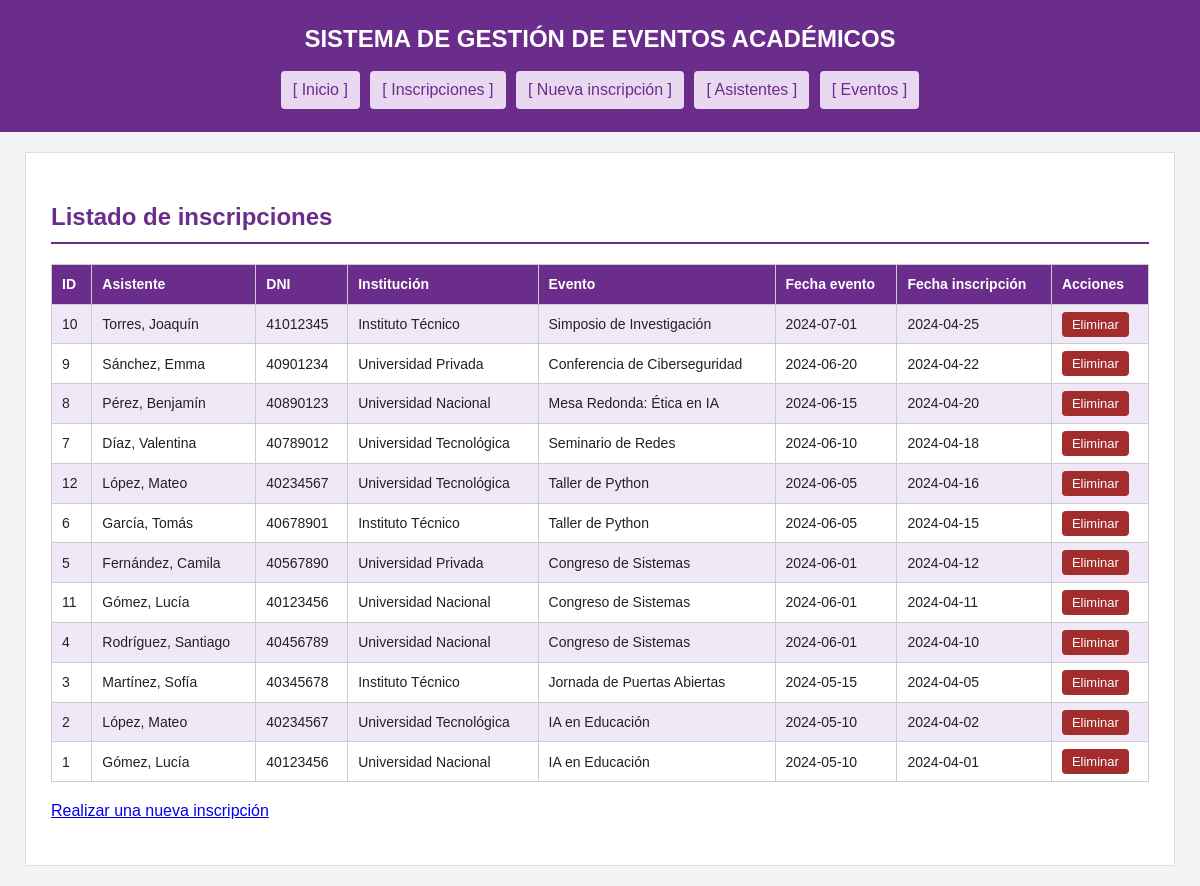
The app's page /aplicacion/inscripcion/listar.php with its own data.
### tables this page shows
CREATE TABLE `inscripcion_evento` (
  `id_inscripcion` int(11) NOT NULL AUTO_INCREMENT,
  `id_asistente` int(11) NOT NULL,
  `id_evento` int(11) NOT NULL,
  `fecha_inscripcion` date NOT NULL,
  PRIMARY KEY (`id_inscripcion`),
  KEY `fk_inscripcion_asistente` (`id_asistente`),
  KEY `fk_inscripcion_evento` (`id_evento`),
  CONSTRAINT `fk_inscripcion_asistente` FOREIGN KEY (`id_asistente`) REFERENCES `asistente` (`id_asistente`),
  CONSTRAINT `fk_inscripcion_evento` FOREIGN KEY (`id_evento`) REFERENCES `evento` (`id_evento`)
);

CREATE TABLE `asistente` (
  `id_asistente` int(11) NOT NULL AUTO_INCREMENT,
  `nombre` varchar(100) NOT NULL,
  `apellido` varchar(100) NOT NULL,
  `dni` varchar(20) NOT NULL,
  `email` varchar(150) DEFAULT NULL,
  `institucion` varchar(150) DEFAULT NULL,
  PRIMARY KEY (`id_asistente`),
  UNIQUE KEY `dni` (`dni`)
);

CREATE TABLE `evento` (
  `id_evento` int(11) NOT NULL AUTO_INCREMENT,
  `nombre` varchar(200) NOT NULL,
  `descripcion` text DEFAULT NULL,
  `fecha` date NOT NULL,
  `horario` time NOT NULL,
  `lugar` varchar(150) DEFAULT NULL,
  `id_tipo` int(11) NOT NULL,
  PRIMARY KEY (`id_evento`),
  KEY `fk_evento_tipo` (`id_tipo`),
  CONSTRAINT `fk_evento_tipo` FOREIGN KEY (`id_tipo`) REFERENCES `tipo_evento` (`id_tipo`)
);

### aplicacion/inscripcion/listar.php (the view, shortened to what this page needs)
<?php
require_once "../conexion.php";
$sql = "SELECT
            i.id_inscripcion,
            i.fecha_inscripcion,
            a.nombre AS nombre_asistente,
            a.apellido AS apellido_asistente,
            a.dni,
            a.institucion,
            e.nombre AS evento,
            e.fecha AS fecha_evento
        FROM inscripcion_evento i
        INNER JOIN asistente a ON i.id_asistente = a.id_asistente
        INNER JOIN evento e ON i.id_evento = e.id_evento
        ORDER BY i.fecha_inscripcion DESC";
$stmt = $pdo->query($sql);
$inscripciones = $stmt->fetchAll();
?>
<!DOCTYPE html>
<html lang="es">
<head>
    <link rel="stylesheet" href="../css/estilos.css">
</head>
<body>
<header>
    <h1>SISTEMA DE GESTIÓN DE EVENTOS ACADÉMICOS</h1>
    <nav>
        <a href="../index.php">[ Inicio ]</a>
        <a href="listar.php">[ Inscripciones ]</a>
        <a href="alta.php">[ Nueva inscripción ]</a>
        <a href="../asistente/listar.php">[ Asistentes ]</a>
        <a href="../evento/listar.php">[ Eventos ]</a>
    </nav>
</header>
<main>
    <h2>Listado de inscripciones</h2>
    <table>
        <tr>
            <th>ID</th>
            <th>Asistente</th>
            <th>DNI</th>
            <th>Institución</th>
            <th>Evento</th>
            <th>Fecha evento</th>
            <th>Fecha inscripción</th>
            <th>Acciones</th>
        </tr>
        <?php foreach ($inscripciones as $inscripcion) { ?>
        <tr>
            <td><?= $inscripcion['id_inscripcion'] ?></td>
            <td><?= htmlspecialchars($inscripcion['apellido_asistente'] . ", " . $inscripcion['nombre_asistente']) ?></td>
            <td><?= htmlspecialchars($inscripcion['dni']) ?></td>
            <td><?= htmlspecialchars((string)$inscripcion['institucion']) ?></td>
            <td><?= htmlspecialchars($inscripcion['evento']) ?></td>
            <td><?= htmlspecialchars($inscripcion['fecha_evento']) ?></td>
            <td><?= htmlspecialchars($inscripcion['fecha_inscripcion']) ?></td>
            <td>
                <a class="btn-eliminar" href="eliminar.php?id=<?= $inscripcion['id_inscripcion'] ?>">Eliminar</a>
            </td>
        </tr>
        <?php } ?>
    </table>
    <p><a href="alta.php">Realizar una nueva inscripción</a></p>
</main>
</body>
</html>

### aplicacion/css/estilos.css (style rules this page uses)
* { box-sizing: border-box; }
body { font-family: Arial, Helvetica, sans-serif; margin: 0; background-color: #f4f4f4; color: #222; line-height: 1.6; }
header { background-color: #6b2d8b; color: #fff; padding: 20px; text-align: center; }
nav { margin-top: 10px; text-align: center; }
nav a { color: #6b2d8b; background-color: #e8d8f0; padding: 6px 12px; margin: 3px; display: inline-block; text-decoration: none; border-radius: 4px; }
main { max-width: 1150px; margin: 20px auto; background-color: #fff; padding: 25px; border: 1px solid #ddd; }
h1 { margin: 0; font-size: 24px; }
h2 { color: #6b2d8b; border-bottom: 2px solid #6b2d8b; padding-bottom: 6px; }
table { width: 100%; border-collapse: collapse; margin: 15px 0; }
th, td { border: 1px solid #ccc; padding: 8px 10px; text-align: left; font-size: 14px; }
th { background-color: #6b2d8b; color: #fff; }
tr:nth-child(even) { background-color: #f0e8f7; }
.btn-eliminar { background-color: #a32c2c; padding: 5px 10px; color: #fff; text-decoration: none; border-radius: 4px; font-size: 13px; }

### records on screen
inscripcion_evento: id_inscripcion "10", id_asistente.nombre "Torres, Joaquín", id_asistente.dni "41012345", id_asistente.institucion "Instituto Técnico", id_evento.nombre "Simposio de Investigación", id_evento.fecha "2024-07-01", fecha_inscripcion "2024-04-25"
inscripcion_evento: id_inscripcion "9", id_asistente.nombre "Sánchez, Emma", id_asistente.dni "40901234", id_asistente.institucion "Universidad Privada", id_evento.nombre "Conferencia de Ciberseguridad", id_evento.fecha "2024-06-20", fecha_inscripcion "2024-04-22"
inscripcion_evento: id_inscripcion "8", id_asistente.nombre "Pérez, Benjamín", id_asistente.dni "40890123", id_asistente.institucion "Universidad Nacional", id_evento.nombre "Mesa Redonda: Ética en IA", id_evento.fecha "2024-06-15", fecha_inscripcion "2024-04-20"
inscripcion_evento: id_inscripcion "7", id_asistente.nombre "Díaz, Valentina", id_asistente.dni "40789012", id_asistente.institucion "Universidad Tecnológica", id_evento.nombre "Seminario de Redes", id_evento.fecha "2024-06-10", fecha_inscripcion "2024-04-18"
inscripcion_evento: id_inscripcion "12", id_asistente.nombre "López, Mateo", id_asistente.dni "40234567", id_asistente.institucion "Universidad Tecnológica", id_evento.nombre "Taller de Python", id_evento.fecha "2024-06-05", fecha_inscripcion "2024-04-16"
inscripcion_evento: id_inscripcion "6", id_asistente.nombre "García, Tomás", id_asistente.dni "40678901", id_asistente.institucion "Instituto Técnico", id_evento.nombre "Taller de Python", id_evento.fecha "2024-06-05", fecha_inscripcion "2024-04-15"
inscripcion_evento: id_inscripcion "5", id_asistente.nombre "Fernández, Camila", id_asistente.dni "40567890", id_asistente.institucion "Universidad Privada", id_evento.nombre "Congreso de Sistemas", id_evento.fecha "2024-06-01", fecha_inscripcion "2024-04-12"
inscripcion_evento: id_inscripcion "11", id_asistente.nombre "Gómez, Lucía", id_asistente.dni "40123456", id_asistente.institucion "Universidad Nacional", id_evento.nombre "Congreso de Sistemas", id_evento.fecha "2024-06-01", fecha_inscripcion "2024-04-11"
inscripcion_evento: id_inscripcion "4", id_asistente.nombre "Rodríguez, Santiago", id_asistente.dni "40456789", id_asistente.institucion "Universidad Nacional", id_evento.nombre "Congreso de Sistemas", id_evento.fecha "2024-06-01", fecha_inscripcion "2024-04-10"
inscripcion_evento: id_inscripcion "3", id_asistente.nombre "Martínez, Sofía", id_asistente.dni "40345678", id_asistente.institucion "Instituto Técnico", id_evento.nombre "Jornada de Puertas Abiertas", id_evento.fecha "2024-05-15", fecha_inscripcion "2024-04-05"
inscripcion_evento: id_inscripcion "2", id_asistente.nombre "López, Mateo", id_asistente.dni "40234567", id_asistente.institucion "Universidad Tecnológica", id_evento.nombre "IA en Educación", id_evento.fecha "2024-05-10", fecha_inscripcion "2024-04-02"
inscripcion_evento: id_inscripcion "1", id_asistente.nombre "Gómez, Lucía", id_asistente.dni "40123456", id_asistente.institucion "Universidad Nacional", id_evento.nombre "IA en Educación", id_evento.fecha "2024-05-10", fecha_inscripcion "2024-04-01"
